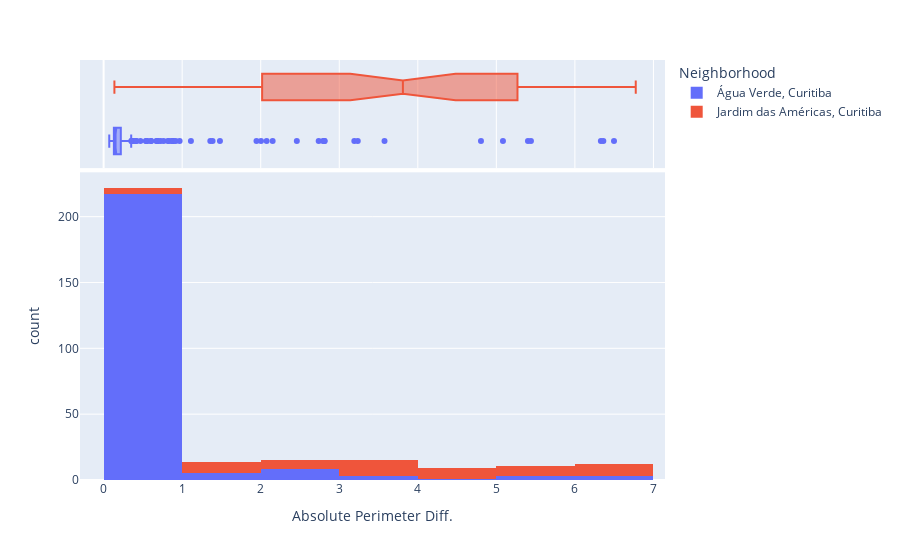

The notebook cell saved with this chart:
### Code cell
px.histogram(gdf, 
             x=newname, 
            #  y="tip", 
             color="Neighborhood",
                   marginal="box", # or violin, rug
                #    hover_data=df.columns
                # range_x=(0,30),
                width = 900,
                nbins=10,
                   )

### Figure 1 — Plotly figure (JSON) as saved in the notebook; plotly's stock layout.template omitted (floating-point values rounded to 4 significant figures; data arrays with more than 128 entries replaced by an {"elided": "..."} marker saying what was removed)
{"data": [{"alignmentgroup": "True", "bingroup": "x", "hovertemplate": "Neighborhood=Água Verde, Curitiba<br>Absolute Perimeter Diff.=%{x}<br>count=%{y}<extra></extra>", "legendgroup": "Água Verde, Curitiba", "marker": {"color": "#636efa", "pattern": {"shape": ""}}, "name": "Água Verde, Curitiba", "nbinsx": 10, "offsetgroup": "Água Verde, Curitiba", "orientation": "v", "showlegend": true, "type": "histogram", "x": {"elided": "278 float values"}, "xaxis": "x", "yaxis": "y"}, {"alignmentgroup": "True", "hovertemplate": "Neighborhood=Água Verde, Curitiba<br>Absolute Perimeter Diff.=%{x}<extra></extra>", "legendgroup": "Água Verde, Curitiba", "marker": {"color": "#636efa"}, "name": "Água Verde, Curitiba", "notched": true, "offsetgroup": "Água Verde, Curitiba", "showlegend": false, "type": "box", "x": {"elided": "278 float values"}, "xaxis": "x2", "yaxis": "y2"}, {"alignmentgroup": "True", "bingroup": "x", "hovertemplate": "Neighborhood=Jardim das Américas, Curitiba<br>Absolute Perimeter Diff.=%{x}<br>count=%{y}<extra></extra>", "legendgroup": "Jardim das Américas, Curitiba", "marker": {"color": "#EF553B", "pattern": {"shape": ""}}, "name": "Jardim das Américas, Curitiba", "nbinsx": 10, "offsetgroup": "Jardim das Américas, Curitiba", "orientation": "v", "showlegend": true, "type": "histogram", "x": {"elided": "190 float values"}, "xaxis": "x", "yaxis": "y"}, {"alignmentgroup": "True", "hovertemplate": "Neighborhood=Jardim das Américas, Curitiba<br>Absolute Perimeter Diff.=%{x}<extra></extra>", "legendgroup": "Jardim das Américas, Curitiba", "marker": {"color": "#EF553B"}, "name": "Jardim das Américas, Curitiba", "notched": true, "offsetgroup": "Jardim das Américas, Curitiba", "showlegend": false, "type": "box", "x": {"elided": "190 float values"}, "xaxis": "x2", "yaxis": "y2"}], "layout": {"barmode": "relative", "legend": {"title": {"text": "Neighborhood"}, "tracegroupgap": 0}, "margin": {"t": 60}, "width": 900, "xaxis": {"anchor": "y", "domain": [0, 1], "title": {"text": "Absolute Perimeter Diff."}}, "xaxis2": {"anchor": "y2", "domain": [0, 1], "matches": "x", "showgrid": true, "showticklabels": false}, "yaxis": {"anchor": "x", "domain": [0, 0.7326], "title": {"text": "count"}}, "yaxis2": {"anchor": "x2", "domain": [0.7426, 1], "matches": "y2", "showgrid": false, "showline": false, "showticklabels": false, "ticks": ""}}}
